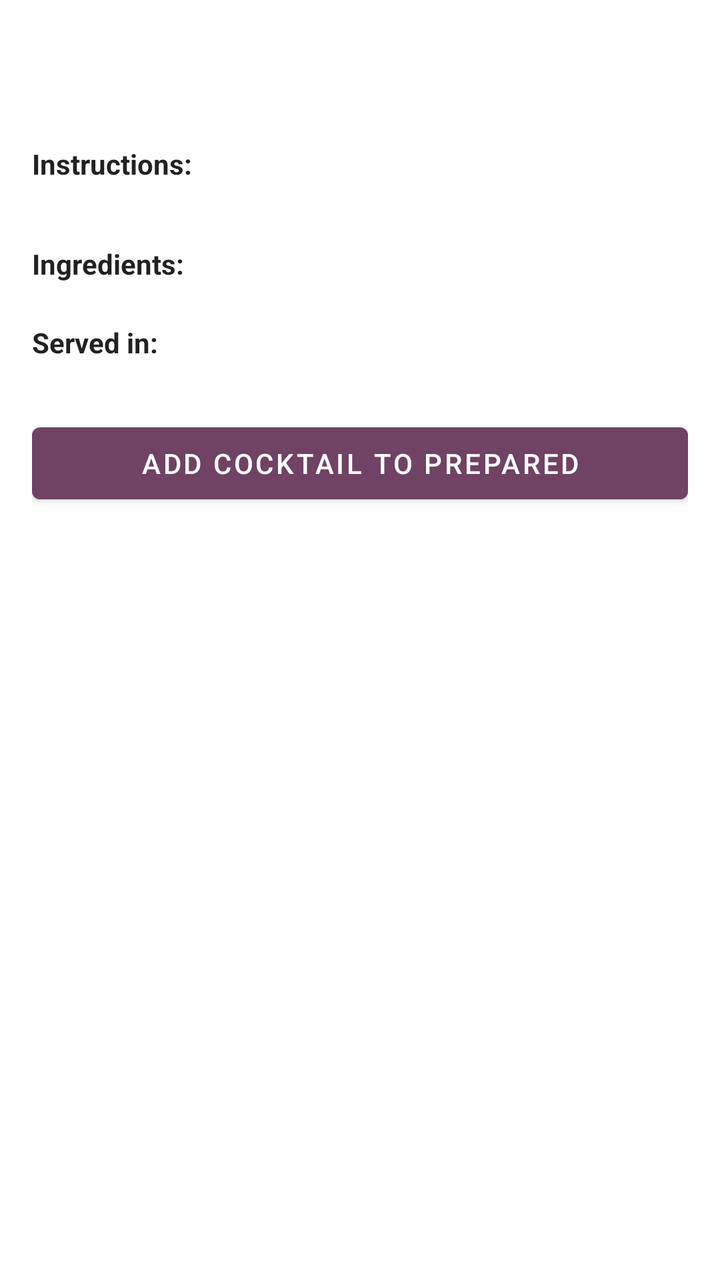
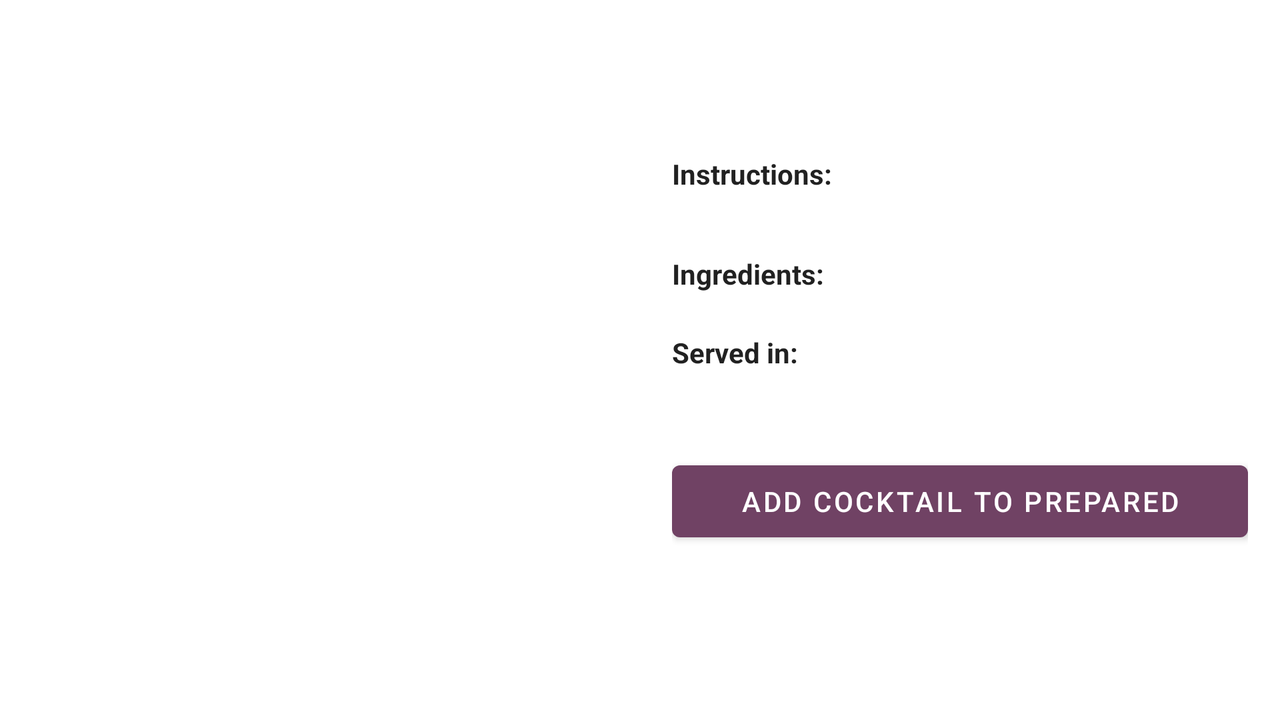

An Android layout and its configuration variant, each rendered on a device that would load it. The default file and the variant file are quoted in full after the pictures.
<!-- AndroidManifest.xml: application theme Theme.CocktailFinder -->
<!-- res/layout/cocktail_detail.xml -->
<?xml version="1.0" encoding="utf-8"?>
<LinearLayout xmlns:android="http://schemas.android.com/apk/res/android"
    android:orientation="vertical"
    android:layout_width="match_parent"
    android:layout_height="match_parent"
    android:background="?android:attr/windowBackground">

    <FrameLayout
        android:layout_width="match_parent"
        android:layout_height="wrap_content">
        <ImageView
            android:id="@+id/cocktail_image"
            android:layout_width="match_parent"
            android:layout_height="wrap_content"
            android:scaleType="centerCrop"/>
    </FrameLayout>

    <ScrollView
        android:layout_width="match_parent"
        android:layout_height="0dp"
        android:layout_weight="1">

        <LinearLayout
            android:orientation="vertical"
            android:layout_width="match_parent"
            android:layout_height="wrap_content"
            android:paddingLeft="16dp"
            android:paddingRight="16dp"
            android:paddingBottom="16dp"
            android:paddingTop="8dp">

            <TextView
                android:id="@+id/cocktail_name"
                android:layout_width="wrap_content"
                android:layout_height="wrap_content"
                android:textSize="24sp"
                android:layout_marginTop="2dp"
                android:textColor="?android:attr/textColorPrimary"/>

            <TextView
                android:id="@+id/cocktail_tags"
                android:layout_width="wrap_content"
                android:layout_height="wrap_content"
                android:layout_marginTop="3dp"
                android:textColor="?android:attr/textColorSecondary"/>

            <TextView
                android:id="@+id/instructions_label"
                android:layout_width="wrap_content"
                android:layout_height="wrap_content"
                android:text="Instructions:"
                android:textStyle="bold"
                android:layout_marginTop="8dp"
                android:textColor="?android:attr/textColorPrimary"/>

            <TextView
                android:id="@+id/cocktail_instructions"
                android:layout_width="wrap_content"
                android:layout_height="wrap_content"
                android:layout_marginTop="4dp"
                android:textColor="?android:attr/textColorSecondary"/>

            <TextView
                android:id="@+id/ingredients_label"
                android:layout_width="wrap_content"
                android:layout_height="wrap_content"
                android:text="Ingredients:"
                android:textStyle="bold"
                android:layout_marginTop="8dp"
                android:textColor="?android:attr/textColorPrimary"/>

            <TextView
                android:id="@+id/cocktail_ingredients"
                android:layout_width="wrap_content"
                android:layout_height="wrap_content"
                android:layout_marginTop="4dp"
                android:textColor="?android:attr/textColorSecondary"/>

            <TextView
                android:id="@+id/glass_label"
                android:layout_width="wrap_content"
                android:layout_height="wrap_content"
                android:text="Served in:"
                android:textStyle="bold"
                android:layout_marginTop="-3dp"
                android:textColor="?android:attr/textColorPrimary"/>

            <TextView
                android:id="@+id/cocktail_glass"
                android:layout_width="wrap_content"
                android:layout_height="wrap_content"
                android:layout_marginTop="2dp"
                android:textColor="?android:attr/textColorSecondary"/>

            <Button
                android:id="@+id/prepare_button"
                android:layout_width="match_parent"
                android:layout_height="wrap_content"
                android:layout_marginTop="6dp"
                android:text="Add Cocktail to Prepared" />

        </LinearLayout>
    </ScrollView>
</LinearLayout>
<!-- resources referenced by this layout -->
<resources>
  <style name="Theme.CocktailFinder" parent="Theme.MaterialComponents.DayNight.DarkActionBar">
          
          <item name="colorPrimary">@color/purple_500</item>
          <item name="colorPrimaryVariant">@color/purple_700</item>
          <item name="colorOnPrimary">@color/white</item>
          
          <item name="colorSecondary">@color/teal_200</item>
          <item name="colorSecondaryVariant">@color/teal_700</item>
          <item name="colorOnSecondary">@color/black</item>
          
          <item name="android:statusBarColor">?attr/colorPrimaryVariant</item>
          
      </style>
  <color name="purple_500">#704264</color>
  <color name="purple_700">#49243E</color>
  <color name="white">#FFFFFFFF</color>
  <color name="teal_200">#BB8493</color>
  <color name="teal_700">#DBAFA0</color>
  <color name="black">#FF121212</color>
</resources>
<!-- res/layout-land/cocktail_detail.xml (the repository's variant of the layout above) -->
<!-- drawn on the phone turned sideways -->
<?xml version="1.0" encoding="utf-8"?>
<LinearLayout xmlns:android="http://schemas.android.com/apk/res/android"
    android:orientation="horizontal"
    android:layout_width="match_parent"
    android:layout_height="match_parent"
    android:background="?android:attr/windowBackground">

    <FrameLayout
        android:layout_width="0dp"
        android:layout_height="match_parent"
        android:layout_weight="1">

        <ImageView
            android:id="@+id/cocktail_image"
            android:layout_width="match_parent"
            android:layout_height="match_parent"
            android:scaleType="centerCrop"/>
    </FrameLayout>

    <ScrollView
        android:layout_width="0dp"
        android:layout_height="match_parent"
        android:layout_weight="1">

        <LinearLayout
            android:orientation="vertical"
            android:layout_width="match_parent"
            android:layout_height="wrap_content"
            android:padding="16dp">

            <TextView
                android:id="@+id/cocktail_name"
                android:layout_width="wrap_content"
                android:layout_height="wrap_content"
                android:textSize="24sp"
                android:layout_marginTop="2dp"
                android:textColor="?android:attr/textColorPrimary"/>

            <TextView
                android:id="@+id/cocktail_tags"
                android:layout_width="wrap_content"
                android:layout_height="wrap_content"
                android:textColor="?android:attr/textColorSecondary"/>

            <TextView
                android:id="@+id/instructions_label"
                android:layout_width="wrap_content"
                android:layout_height="wrap_content"
                android:text="Instructions:"
                android:textStyle="bold"
                android:layout_marginTop="8dp"
                android:textColor="?android:attr/textColorPrimary"/>

            <TextView
                android:id="@+id/cocktail_instructions"
                android:layout_width="wrap_content"
                android:layout_height="wrap_content"
                android:layout_marginTop="4dp"
                android:textColor="?android:attr/textColorSecondary"/>

            <TextView
                android:id="@+id/ingredients_label"
                android:layout_width="wrap_content"
                android:layout_height="wrap_content"
                android:text="Ingredients:"
                android:textStyle="bold"
                android:layout_marginTop="8dp"
                android:textColor="?android:attr/textColorPrimary"/>

            <TextView
                android:id="@+id/cocktail_ingredients"
                android:layout_width="wrap_content"
                android:layout_height="wrap_content"
                android:layout_marginTop="4dp"
                android:textColor="?android:attr/textColorSecondary"/>

            <TextView
                android:id="@+id/glass_label"
                android:layout_width="wrap_content"
                android:layout_height="wrap_content"
                android:text="Served in:"
                android:textStyle="bold"
                android:layout_marginTop="-3dp"
                android:textColor="?android:attr/textColorPrimary"/>

            <TextView
                android:id="@+id/cocktail_glass"
                android:layout_width="wrap_content"
                android:layout_height="wrap_content"
                android:layout_marginTop="6dp"
                android:textColor="?android:attr/textColorSecondary"/>

            <Button
                android:id="@+id/prepare_button"
                android:layout_width="match_parent"
                android:layout_height="wrap_content"
                android:layout_marginTop="16dp"
                android:text="Add Cocktail to Prepared" />

        </LinearLayout>
    </ScrollView>
</LinearLayout>
